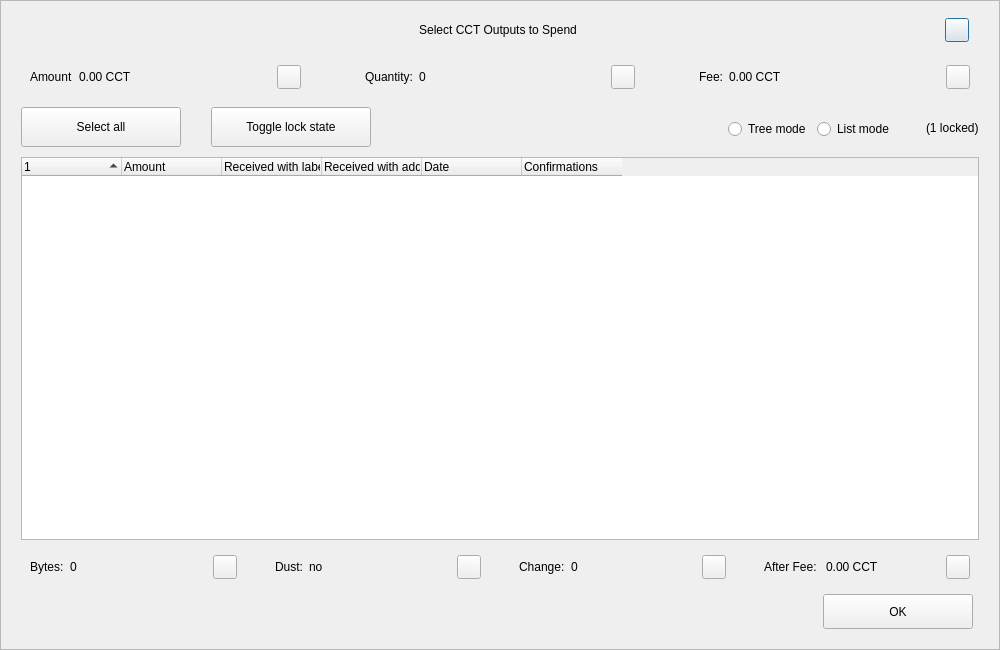
<?xml version="1.0" encoding="UTF-8"?>
<ui version="4.0">
 <class>CoinControlDialog</class>
 <widget class="QDialog" name="CoinControlDialog">
  <property name="geometry">
   <rect>
    <x>0</x>
    <y>0</y>
    <width>1000</width>
    <height>650</height>
   </rect>
  </property>
  <property name="minimumSize">
   <size>
    <width>950</width>
    <height>650</height>
   </size>
  </property>
  <property name="windowTitle">
   <string>Coin Selection</string>
  </property>
  <property name="styleSheet">
   <string notr="true"/>
  </property>
  <layout class="QVBoxLayout" name="verticalLayout">
   <property name="spacing">
    <number>0</number>
   </property>
   <property name="leftMargin">
    <number>0</number>
   </property>
   <property name="topMargin">
    <number>0</number>
   </property>
   <property name="rightMargin">
    <number>0</number>
   </property>
   <property name="bottomMargin">
    <number>0</number>
   </property>
   <item>
    <widget class="QFrame" name="frameContainer">
     <property name="toolTipDuration">
      <number>0</number>
     </property>
     <property name="frameShape">
      <enum>QFrame::StyledPanel</enum>
     </property>
     <property name="frameShadow">
      <enum>QFrame::Raised</enum>
     </property>
     <layout class="QVBoxLayout" name="verticalLayout_2">
      <property name="leftMargin">
       <number>0</number>
      </property>
      <property name="rightMargin">
       <number>0</number>
      </property>
      <property name="bottomMargin">
       <number>20</number>
      </property>
      <item>
       <layout class="QHBoxLayout" name="horizontalLayout_12">
        <property name="spacing">
         <number>0</number>
        </property>
        <property name="leftMargin">
         <number>20</number>
        </property>
        <property name="rightMargin">
         <number>30</number>
        </property>
        <item>
         <spacer name="horizontalSpacer_4">
          <property name="orientation">
           <enum>Qt::Horizontal</enum>
          </property>
          <property name="sizeHint" stdset="0">
           <size>
            <width>40</width>
            <height>20</height>
           </size>
          </property>
         </spacer>
        </item>
        <item>
         <widget class="QLabel" name="labelTitle">
          <property name="minimumSize">
           <size>
            <width>0</width>
            <height>40</height>
           </size>
          </property>
          <property name="maximumSize">
           <size>
            <width>16777215</width>
            <height>40</height>
           </size>
          </property>
          <property name="styleSheet">
           <string notr="true">padding-left:30px;</string>
          </property>
          <property name="text">
           <string>Select CCT Outputs to Spend</string>
          </property>
          <property name="alignment">
           <set>Qt::AlignCenter</set>
          </property>
          <property name="margin">
           <number>7</number>
          </property>
         </widget>
        </item>
        <item>
         <spacer name="horizontalSpacer_5">
          <property name="orientation">
           <enum>Qt::Horizontal</enum>
          </property>
          <property name="sizeHint" stdset="0">
           <size>
            <width>40</width>
            <height>20</height>
           </size>
          </property>
         </spacer>
        </item>
        <item>
         <widget class="QPushButton" name="btnEsc">
          <property name="minimumSize">
           <size>
            <width>24</width>
            <height>24</height>
           </size>
          </property>
          <property name="maximumSize">
           <size>
            <width>24</width>
            <height>24</height>
           </size>
          </property>
          <property name="text">
           <string/>
          </property>
         </widget>
        </item>
       </layout>
      </item>
      <item>
       <layout class="QHBoxLayout" name="horizontalLayout_8">
        <property name="leftMargin">
         <number>20</number>
        </property>
        <property name="rightMargin">
         <number>20</number>
        </property>
        <item>
         <widget class="QWidget" name="layoutAmount" native="true">
          <layout class="QHBoxLayout" name="horizontalLayout_9" stretch="0,1,0">
           <item>
            <widget class="QLabel" name="labelCoinControlAmountText">
             <property name="text">
              <string>Amount</string>
             </property>
            </widget>
           </item>
           <item>
            <widget class="QLabel" name="labelCoinControlAmount">
             <property name="text">
              <string>0.00 CCT</string>
             </property>
            </widget>
           </item>
           <item alignment="Qt::AlignHCenter|Qt::AlignVCenter">
            <widget class="QPushButton" name="pushButtonAmount">
             <property name="minimumSize">
              <size>
               <width>0</width>
               <height>24</height>
              </size>
             </property>
             <property name="maximumSize">
              <size>
               <width>24</width>
               <height>26</height>
              </size>
             </property>
             <property name="focusPolicy">
              <enum>Qt::NoFocus</enum>
             </property>
             <property name="styleSheet">
              <string notr="true">padding-bottom:2px;
padding-right:4px;</string>
             </property>
             <property name="text">
              <string/>
             </property>
            </widget>
           </item>
          </layout>
         </widget>
        </item>
        <item>
         <spacer name="horizontalSpacer_2">
          <property name="orientation">
           <enum>Qt::Horizontal</enum>
          </property>
          <property name="sizeType">
           <enum>QSizePolicy::Fixed</enum>
          </property>
          <property name="sizeHint" stdset="0">
           <size>
            <width>40</width>
            <height>20</height>
           </size>
          </property>
         </spacer>
        </item>
        <item>
         <widget class="QWidget" name="layoutQuantity" native="true">
          <layout class="QHBoxLayout" name="horizontalLayout_10" stretch="0,1,0">
           <item>
            <widget class="QLabel" name="labelCoinControlQuantityText">
             <property name="text">
              <string>Quantity:</string>
             </property>
            </widget>
           </item>
           <item>
            <widget class="QLabel" name="labelCoinControlQuantity">
             <property name="text">
              <string>0</string>
             </property>
            </widget>
           </item>
           <item alignment="Qt::AlignHCenter|Qt::AlignVCenter">
            <widget class="QPushButton" name="pushButtonQuantity">
             <property name="minimumSize">
              <size>
               <width>0</width>
               <height>24</height>
              </size>
             </property>
             <property name="maximumSize">
              <size>
               <width>24</width>
               <height>26</height>
              </size>
             </property>
             <property name="focusPolicy">
              <enum>Qt::NoFocus</enum>
             </property>
             <property name="styleSheet">
              <string notr="true">padding-bottom:2px;
               padding-right:4px;</string>
             </property>
             <property name="text">
              <string/>
             </property>
            </widget>
           </item>
          </layout>
         </widget>
        </item>
        <item>
         <spacer name="horizontalSpacer_22">
          <property name="orientation">
           <enum>Qt::Horizontal</enum>
          </property>
          <property name="sizeType">
           <enum>QSizePolicy::Fixed</enum>
          </property>
          <property name="sizeHint" stdset="0">
           <size>
            <width>40</width>
            <height>20</height>
           </size>
          </property>
         </spacer>
        </item>
        <item>
         <widget class="QWidget" name="layoutFee" native="true">
          <layout class="QHBoxLayout" name="horizontalLayout_11" stretch="0,1,0">
           <item>
            <widget class="QLabel" name="labelCoinControlFeeText">
             <property name="text">
              <string>Fee:</string>
             </property>
            </widget>
           </item>
           <item>
            <widget class="QLabel" name="labelCoinControlFee">
             <property name="text">
              <string>0.00 CCT</string>
             </property>
            </widget>
           </item>
           <item alignment="Qt::AlignHCenter|Qt::AlignVCenter">
            <widget class="QPushButton" name="pushButtonFee">
             <property name="minimumSize">
              <size>
               <width>0</width>
               <height>24</height>
              </size>
             </property>
             <property name="maximumSize">
              <size>
               <width>24</width>
               <height>26</height>
              </size>
             </property>
             <property name="focusPolicy">
              <enum>Qt::NoFocus</enum>
             </property>
             <property name="styleSheet">
              <string notr="true">padding-bottom:2px;
               padding-right:4px;</string>
             </property>
             <property name="text">
              <string/>
             </property>
            </widget>
           </item>
          </layout>
         </widget>
        </item>
       </layout>
      </item>
      <item>
       <widget class="QFrame" name="frame">
        <property name="minimumSize">
         <size>
          <width>0</width>
          <height>40</height>
         </size>
        </property>
        <property name="styleSheet">
         <string notr="true">#frame {
	border:0;
}</string>
        </property>
        <property name="frameShape">
         <enum>QFrame::StyledPanel</enum>
        </property>
        <property name="frameShadow">
         <enum>QFrame::Sunken</enum>
        </property>
        <layout class="QHBoxLayout" name="horizontalLayout">
         <property name="spacing">
          <number>0</number>
         </property>
         <property name="leftMargin">
          <number>20</number>
         </property>
         <property name="topMargin">
          <number>0</number>
         </property>
         <property name="rightMargin">
          <number>20</number>
         </property>
         <property name="bottomMargin">
          <number>0</number>
         </property>
         <item>
          <layout class="QHBoxLayout" name="horizontalLayoutPanel" stretch="0,0,0,0,0,0">
           <property name="spacing">
            <number>20</number>
           </property>
           <item>
            <widget class="QPushButton" name="pushButtonSelectAll">
             <property name="sizePolicy">
              <sizepolicy hsizetype="Maximum" vsizetype="Fixed">
               <horstretch>0</horstretch>
               <verstretch>0</verstretch>
              </sizepolicy>
             </property>
             <property name="minimumSize">
              <size>
               <width>160</width>
               <height>40</height>
              </size>
             </property>
             <property name="maximumSize">
              <size>
               <width>16777215</width>
               <height>40</height>
              </size>
             </property>
             <property name="text">
              <string>Select all</string>
             </property>
             <property name="checkable">
              <bool>true</bool>
             </property>
             <property name="checked">
              <bool>false</bool>
             </property>
             <property name="autoExclusive">
              <bool>false</bool>
             </property>
             <property name="autoDefault">
              <bool>false</bool>
             </property>
            </widget>
           </item>
           <item>
            <spacer name="horizontalSpacer_6">
             <property name="orientation">
              <enum>Qt::Horizontal</enum>
             </property>
             <property name="sizeType">
              <enum>QSizePolicy::Fixed</enum>
             </property>
             <property name="sizeHint" stdset="0">
              <size>
               <width>10</width>
               <height>20</height>
              </size>
             </property>
            </spacer>
           </item>
           <item>
            <widget class="QPushButton" name="pushButtonToggleLock">
             <property name="sizePolicy">
              <sizepolicy hsizetype="Maximum" vsizetype="Fixed">
               <horstretch>0</horstretch>
               <verstretch>0</verstretch>
              </sizepolicy>
             </property>
             <property name="minimumSize">
              <size>
               <width>160</width>
               <height>40</height>
              </size>
             </property>
             <property name="maximumSize">
              <size>
               <width>16777215</width>
               <height>40</height>
              </size>
             </property>
             <property name="text">
              <string>Toggle lock state</string>
             </property>
             <property name="checkable">
              <bool>true</bool>
             </property>
             <property name="autoExclusive">
              <bool>false</bool>
             </property>
             <property name="autoDefault">
              <bool>false</bool>
             </property>
            </widget>
           </item>
           <item>
            <spacer name="horizontalSpacer_7">
             <property name="orientation">
              <enum>Qt::Horizontal</enum>
             </property>
             <property name="sizeType">
              <enum>QSizePolicy::Expanding</enum>
             </property>
             <property name="sizeHint" stdset="0">
              <size>
               <width>30</width>
               <height>20</height>
              </size>
             </property>
            </spacer>
           </item>
           <item alignment="Qt::AlignRight">
            <widget class="QGroupBox" name="groupBox_2">
             <property name="styleSheet">
              <string notr="true">#groupBox_2 {
    background-color:transparent;
    border-radius:0;
}</string>
             </property>
             <property name="title">
              <string/>
             </property>
             <layout class="QHBoxLayout" name="horizontalLayout_14">
              <item>
               <widget class="QRadioButton" name="radioTreeMode">
                <property name="sizePolicy">
                 <sizepolicy hsizetype="Maximum" vsizetype="Fixed">
                  <horstretch>0</horstretch>
                  <verstretch>0</verstretch>
                 </sizepolicy>
                </property>
                <property name="text">
                 <string>Tree mode</string>
                </property>
               </widget>
              </item>
              <item>
               <widget class="QRadioButton" name="radioListMode">
                <property name="sizePolicy">
                 <sizepolicy hsizetype="Maximum" vsizetype="Fixed">
                  <horstretch>0</horstretch>
                  <verstretch>0</verstretch>
                 </sizepolicy>
                </property>
                <property name="text">
                 <string>List mode</string>
                </property>
                <property name="checked">
                 <bool>false</bool>
                </property>
               </widget>
              </item>
             </layout>
            </widget>
           </item>
           <item>
            <widget class="QLabel" name="labelLocked">
             <property name="text">
              <string>(1 locked)</string>
             </property>
            </widget>
           </item>
          </layout>
         </item>
        </layout>
       </widget>
      </item>
      <item>
       <layout class="QHBoxLayout" name="horizontalLayout_13">
        <property name="leftMargin">
         <number>20</number>
        </property>
        <property name="rightMargin">
         <number>20</number>
        </property>
        <item>
         <widget class="CoinControlTreeWidget" name="treeWidget">
          <property name="contextMenuPolicy">
           <enum>Qt::CustomContextMenu</enum>
          </property>
          <property name="styleSheet">
           <string notr="true"/>
          </property>
          <property name="sortingEnabled">
           <bool>false</bool>
          </property>
          <property name="columnCount">
           <number>6</number>
          </property>
          <attribute name="headerShowSortIndicator" stdset="0">
           <bool>true</bool>
          </attribute>
          <attribute name="headerStretchLastSection">
           <bool>false</bool>
          </attribute>
          <column>
           <property name="text">
            <string/>
           </property>
          </column>
          <column>
           <property name="text">
            <string>Amount</string>
           </property>
          </column>
          <column>
           <property name="text">
            <string>Received with label</string>
           </property>
          </column>
          <column>
           <property name="text">
            <string>Received with address</string>
           </property>
          </column>
          <column>
           <property name="text">
            <string>Date</string>
           </property>
          </column>
          <column>
           <property name="text">
            <string>Confirmations</string>
           </property>
           <property name="toolTip">
            <string>Confirmed</string>
           </property>
          </column>
         </widget>
        </item>
       </layout>
      </item>
      <item>
       <layout class="QHBoxLayout" name="horizontalLayout_3">
        <property name="spacing">
         <number>20</number>
        </property>
        <property name="leftMargin">
         <number>20</number>
        </property>
        <property name="rightMargin">
         <number>20</number>
        </property>
        <item>
         <widget class="QWidget" name="layoutBytes" native="true">
          <layout class="QHBoxLayout" name="horizontalLayout_4" stretch="0,1,0">
           <item>
            <widget class="QLabel" name="labelCoinControlBytesText">
             <property name="text">
              <string>Bytes:</string>
             </property>
            </widget>
           </item>
           <item>
            <widget class="QLabel" name="labelCoinControlBytes">
             <property name="text">
              <string>0</string>
             </property>
            </widget>
           </item>
           <item alignment="Qt::AlignHCenter|Qt::AlignVCenter">
            <widget class="QPushButton" name="pushButtonBytes">
             <property name="minimumSize">
              <size>
               <width>0</width>
               <height>24</height>
              </size>
             </property>
             <property name="maximumSize">
              <size>
               <width>24</width>
               <height>26</height>
              </size>
             </property>
             <property name="focusPolicy">
              <enum>Qt::NoFocus</enum>
             </property>
             <property name="styleSheet">
              <string notr="true">padding-bottom:2px;
               padding-right:4px;</string>
             </property>
             <property name="text">
              <string/>
             </property>
            </widget>
           </item>
          </layout>
         </widget>
        </item>
        <item>
         <widget class="QWidget" name="layoutDust" native="true">
          <layout class="QHBoxLayout" name="horizontalLayout_5" stretch="0,1,0">
           <item>
            <widget class="QLabel" name="labelCoinControlLowOutputText">
             <property name="text">
              <string>Dust:</string>
             </property>
            </widget>
           </item>
           <item>
            <widget class="QLabel" name="labelCoinControlLowOutput">
             <property name="text">
              <string>no</string>
             </property>
            </widget>
           </item>
           <item alignment="Qt::AlignHCenter|Qt::AlignVCenter">
            <widget class="QPushButton" name="pushButtonDust">
             <property name="minimumSize">
              <size>
               <width>0</width>
               <height>24</height>
              </size>
             </property>
             <property name="maximumSize">
              <size>
               <width>24</width>
               <height>26</height>
              </size>
             </property>
             <property name="focusPolicy">
              <enum>Qt::NoFocus</enum>
             </property>
             <property name="styleSheet">
              <string notr="true">padding-bottom:2px;
               padding-right:4px;</string>
             </property>
             <property name="text">
              <string/>
             </property>
            </widget>
           </item>
          </layout>
         </widget>
        </item>
        <item>
         <widget class="QWidget" name="layoutChange" native="true">
          <layout class="QHBoxLayout" name="horizontalLayout_6" stretch="0,1,0">
           <item>
            <widget class="QLabel" name="labelCoinControlChangeText">
             <property name="text">
              <string>Change:</string>
             </property>
            </widget>
           </item>
           <item>
            <widget class="QLabel" name="labelCoinControlChange">
             <property name="text">
              <string>0</string>
             </property>
            </widget>
           </item>
           <item alignment="Qt::AlignHCenter|Qt::AlignVCenter">
            <widget class="QPushButton" name="pushButtonChange">
             <property name="minimumSize">
              <size>
               <width>0</width>
               <height>24</height>
              </size>
             </property>
             <property name="maximumSize">
              <size>
               <width>24</width>
               <height>26</height>
              </size>
             </property>
             <property name="focusPolicy">
              <enum>Qt::NoFocus</enum>
             </property>
             <property name="styleSheet">
              <string notr="true">padding-bottom:2px;
               padding-right:4px;</string>
             </property>
             <property name="text">
              <string/>
             </property>
            </widget>
           </item>
          </layout>
         </widget>
        </item>
        <item>
         <widget class="QWidget" name="layoutAfter" native="true">
          <layout class="QHBoxLayout" name="horizontalLayout_7" stretch="0,1,0">
           <item>
            <widget class="QLabel" name="labelCoinControlAfterFeeText">
             <property name="text">
              <string>After Fee: </string>
             </property>
            </widget>
           </item>
           <item>
            <widget class="QLabel" name="labelCoinControlAfterFee">
             <property name="text">
              <string>0.00 CCT</string>
             </property>
            </widget>
           </item>
           <item alignment="Qt::AlignHCenter|Qt::AlignVCenter">
            <widget class="QPushButton" name="pushButtonAlterFee">
             <property name="minimumSize">
              <size>
               <width>0</width>
               <height>24</height>
              </size>
             </property>
             <property name="maximumSize">
              <size>
               <width>24</width>
               <height>26</height>
              </size>
             </property>
             <property name="focusPolicy">
              <enum>Qt::NoFocus</enum>
             </property>
             <property name="styleSheet">
              <string notr="true">padding-bottom:2px;
               padding-right:4px;</string>
             </property>
             <property name="text">
              <string/>
             </property>
            </widget>
           </item>
          </layout>
         </widget>
        </item>
       </layout>
      </item>
      <item>
       <layout class="QHBoxLayout" name="horizontalLayout_2">
        <property name="spacing">
         <number>0</number>
        </property>
        <property name="leftMargin">
         <number>20</number>
        </property>
        <property name="rightMargin">
         <number>26</number>
        </property>
        <item>
         <spacer name="horizontalSpacer_3">
          <property name="orientation">
           <enum>Qt::Horizontal</enum>
          </property>
          <property name="sizeHint" stdset="0">
           <size>
            <width>558</width>
            <height>20</height>
           </size>
          </property>
         </spacer>
        </item>
        <item>
         <widget class="QPushButton" name="pushButtonOk">
          <property name="minimumSize">
           <size>
            <width>150</width>
            <height>35</height>
           </size>
          </property>
          <property name="text">
           <string>OK</string>
          </property>
         </widget>
        </item>
       </layout>
      </item>
     </layout>
    </widget>
   </item>
  </layout>
 </widget>
 <customwidgets>
  <customwidget>
   <class>CoinControlTreeWidget</class>
   <extends>QTreeWidget</extends>
   <header>coincontroltreewidget.h</header>
  </customwidget>
 </customwidgets>
 <resources/>
 <connections/>
</ui>
